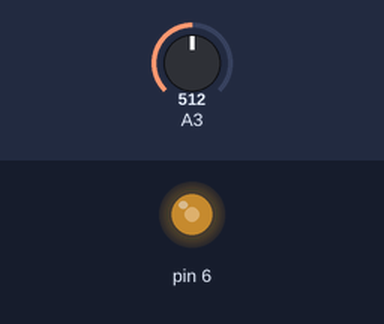
A sketch run on a simulated Arduino Uno, built with avr-gcc and run on an emulated ATmega328P. Parts: output pins drawn as LEDs (lit = HIGH). The inputs (shaded band) are chosen by the test bench; at power-on: A3 = 512.

Above: at 1.2 s.
1.3 s: A3 set to 716
At 2.1 s:
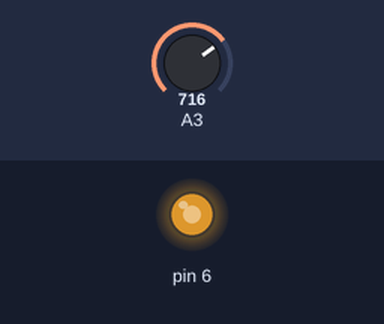
2.8 s: A3 set to 900
At 3.3 s:
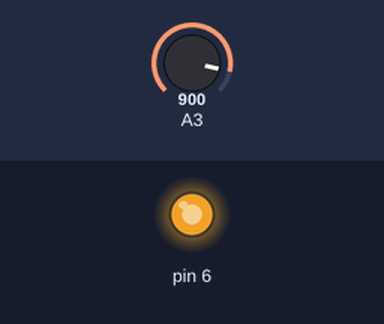
4.3 s: A3 set to 122
At 5.5 s:
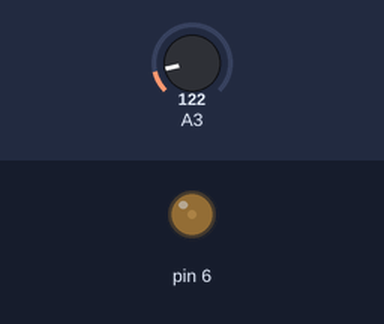
5.8 s: A3 set to 0
At 6.8 s:
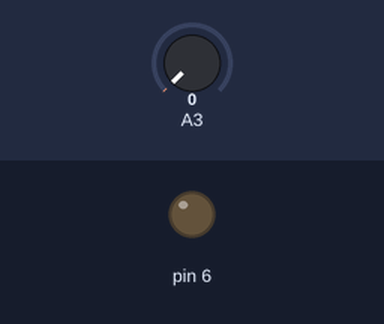
Timing chart, 0 to 8.3 s (numbered marks = the images above; inputs shaded):
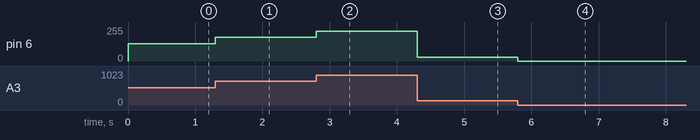

The sketch:

test7.ino
```cpp
/*
Стандартный ардуиновский ШИМ генератор

Разрядность: 8бит
Вход: 0-255
Выход: ШИМ сигнал со скважностью 0-100%
Функция analonWrite(pin, duty) - пин и значени от 0 до 255
*/
//unsigned long g;
byte a;

void setup() {
  pinMode(6, OUTPUT);
  //Serial.begin(9600);
}

void loop() {
  // put your main code here, to run repeatedly:
  //if (millis() - g >= 100) {
    //g = millis();
  a=analogRead(A3)/4; //(unsigned long)analogRead(A3)*255/1024; //Это на 600+ байт эффективнее, чем через float
  //Serial.println(a);
  //a = map(a, 0, 1023, 0, 255);
  //a = constrain(a, 0, 255);
  analogWrite(6, a);
  //}
}
```

Measured:
- after the input at 1.3 s, pin 6: 128/255 → 179/255 at once
- after the input at 2.8 s, pin 6: 179/255 → 225/255 at once
- after the input at 4.3 s, pin 6: 225/255 → 30/255 at once
- after the input at 5.8 s, pin 6: 30/255 → 0/255 at once
